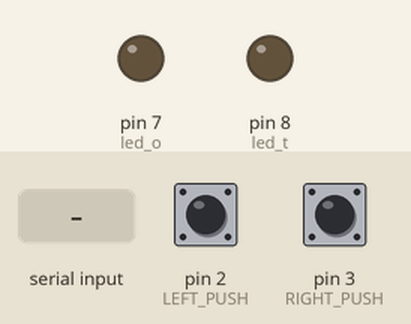
The sketch below on a simulated Arduino Uno, built with avr-gcc and run on an emulated ATmega328P. Shown: output pins drawn as LEDs (lit = HIGH). The test bench sets the inputs (shaded band); at power-on: pin 2 (LEFT_PUSH) LOW, pin 3 (RIGHT_PUSH) LOW. What the sketch prints to the serial monitor is not drawn.

Above: at 1.2 s.
1.3 s: pin 2 (LEFT_PUSH) pulled HIGH for 0.15 s
At 1.37 s:
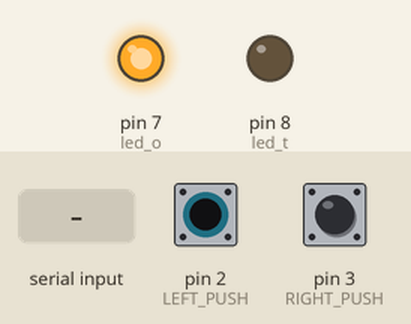
2.9 s: pin 3 (RIGHT_PUSH) pulled HIGH for 0.15 s
At 2.97 s:
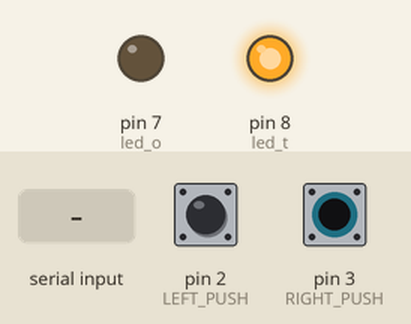
4.5 s: "0" received over Serial
At 4.9 s:
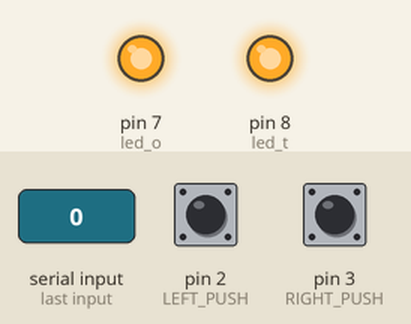
6.0 s: "1" received over Serial
At 7.2 s:
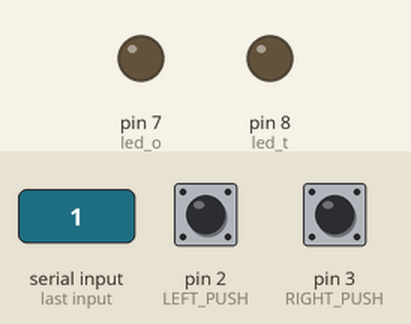
7.5 s: pin 2 (LEFT_PUSH) pulled HIGH for 3.2 s
At 8.3 s:
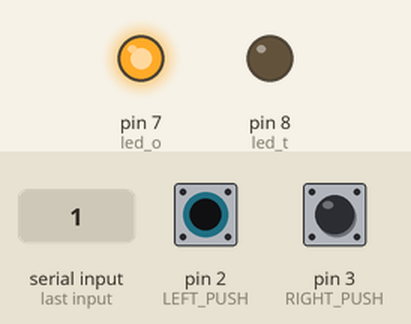
Timing chart, 0 to 12.2 s (numbered marks = the images above; inputs shaded):
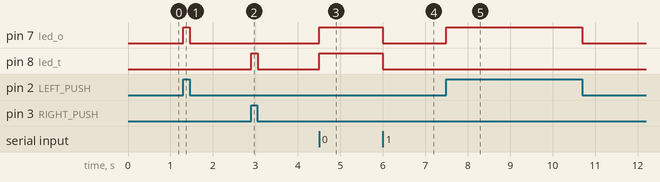

Measured:
- after the input at 1.3 s, pin 7 (led_o): LOW → HIGH at once, → LOW 0.15 s later
- after the input at 2.9 s, pin 8 (led_t): LOW → HIGH at once, → LOW 0.15 s later
- after the input at 4.5 s, pin 7 (led_o), pin 8 (led_t): LOW → HIGH at once
- after the input at 6.0 s, pin 7 (led_o), pin 8 (led_t): HIGH → LOW at once
- after the input at 7.5 s, pin 7 (led_o): LOW → HIGH at once, → LOW 3.2 s later

The sketch:

droid_status.ino
```cpp
/**
  Android status signal
  Description: This application should control two servo motors
*/

#include <Servo.h>

Servo leftHandServo;
Servo rightHandServo;

const int SERVO_PIN_LEFT = 10;
const int SERVO_PIN_RIGHT = 11;

const int LEFT_PUSH = 2;
const int RIGHT_PUSH = 3;

const int led_o = 7;
const int led_t = 8;

int leftButtonState = 0;
int rightButtonState = 0;

boolean disableSteppers = true;
boolean disablePushButtons = false;

void setup() {
  Serial.begin(9600);
  Serial.print("Setup started");

  pinMode(LEFT_PUSH, INPUT);
  pinMode(RIGHT_PUSH, INPUT);

  pinMode(led_o, OUTPUT);
  pinMode(led_t, OUTPUT);

  if (disableSteppers) {
    return;
  }

  leftHandServo.attach(SERVO_PIN_LEFT);
  leftHandServo.write(110);
  rightHandServo.attach(SERVO_PIN_RIGHT);
  rightHandServo.write(20);

  delay(1000);

  leftHandServo.detach();
  rightHandServo.detach();

  Serial.print("Setup ended");
}

void loop() {

  pushButtonDetect();

  while (Serial.available() > 0)
  {
    char recieved = Serial.read();

    if (recieved == '0') {
      leftSideActiveOnly();
      disablePushButtons = true;
      leftButtonState = 1;
      rightButtonState = 1;
    }

    if (recieved == '1') {
      rightSideActiveOnly();
      disablePushButtons = false;
      leftButtonState = 0;
      rightButtonState = 0;
    }

  }
}

void pushButtonDetect() {
  if (!disablePushButtons) {
    leftButtonState = digitalRead(LEFT_PUSH);
    rightButtonState = digitalRead(RIGHT_PUSH);
  }

  if (leftButtonState == HIGH) {
    digitalWrite(led_o, HIGH);
  } else {
    digitalWrite(led_o, LOW);
  }

  if (rightButtonState == HIGH) {
    digitalWrite(led_t, HIGH);
  } else {
    digitalWrite(led_t, LOW);
  }

}

/**
   When left side is active, right side is inactive
*/
void leftSideActiveOnly() {
  if (disableSteppers) {
    return;
  }

  rightHandServo.attach(SERVO_PIN_RIGHT);
  rightHandServo.write(20);
  delay(1000);
  rightHandServo.detach();

  leftHandServo.attach(SERVO_PIN_LEFT);
  delay(200);

  for (int pos = 120; pos >= 20; pos --) {
    leftHandServo.write(pos);
    delay(10);
  }

  delay(200);
  leftHandServo.detach();
}

/**
   When right side is active, leftht side is inactive
*/
void rightSideActiveOnly() {
  if (disableSteppers) {
    return;
  }
  leftHandServo.attach(SERVO_PIN_LEFT);
  leftHandServo.write(110);
  delay(1000);
  leftHandServo.detach();

  rightHandServo.attach(SERVO_PIN_RIGHT);
  delay(200);

  for (int pos = 20; pos <= 110; pos ++) {
    rightHandServo.write(pos);
    delay(20);
  }
  delay(200);
  rightHandServo.detach();
}


void moveLeftHand() {

  for (int pos = 120; pos >= 20; pos --) {
    leftHandServo.write(pos);
    delay(10);
  }

  leftHandServo.detach();
  delay(3000);
  leftHandServo.attach(SERVO_PIN_LEFT);
  delay(200);

  for (int pos = 20; pos <= 120; pos ++) {
    leftHandServo.write(pos);
    delay(20);
  }

  leftHandServo.detach();
  delay(3000);
  leftHandServo.attach(SERVO_PIN_LEFT);
  delay(200);
}

void moveRightHand() {
  for (int pos = 20; pos <= 110; pos ++) {
    rightHandServo.write(pos);
    delay(20);
  }

  rightHandServo.detach();
  delay(3000);
  rightHandServo.attach(SERVO_PIN_RIGHT);
  delay(200);

  for (int pos = 110; pos >= 20; pos --) {
    rightHandServo.write(pos);
    delay(10);
  }

  rightHandServo.detach();
  delay(3000);
  rightHandServo.attach(SERVO_PIN_RIGHT);
  delay(200);
}
```
